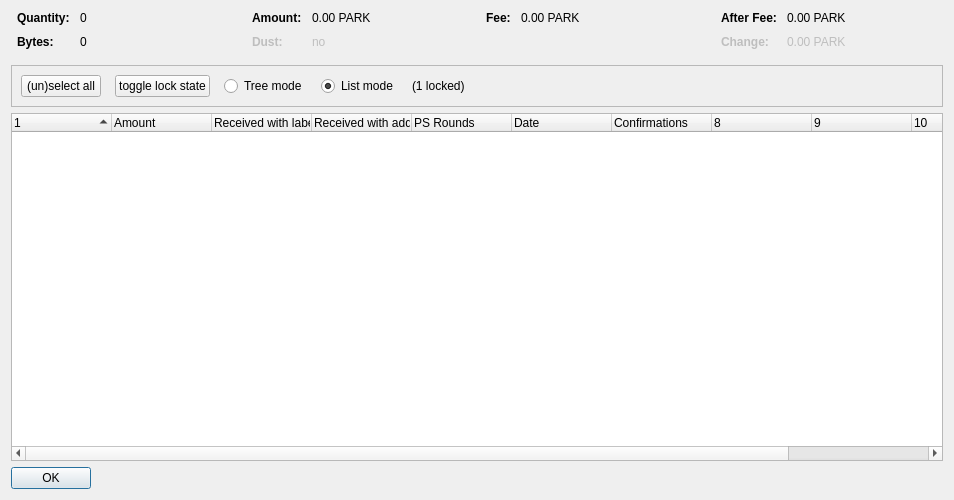
<?xml version="1.0" encoding="UTF-8"?>
<ui version="4.0">
 <class>CoinControlDialog</class>
 <widget class="QDialog" name="CoinControlDialog">
  <property name="geometry">
   <rect>
    <x>0</x>
    <y>0</y>
    <width>954</width>
    <height>500</height>
   </rect>
  </property>
  <property name="windowTitle">
   <string>Coin Selection</string>
  </property>
  <layout class="QVBoxLayout" name="verticalLayout">
   <item>
    <layout class="QHBoxLayout" name="horizontalLayoutTop" stretch="0,0,0,0">
     <property name="topMargin">
      <number>0</number>
     </property>
     <property name="bottomMargin">
      <number>10</number>
     </property>
     <item>
      <layout class="QFormLayout" name="formLayoutCoinControl1">
       <property name="horizontalSpacing">
        <number>10</number>
       </property>
       <property name="verticalSpacing">
        <number>10</number>
       </property>
       <property name="leftMargin">
        <number>6</number>
       </property>
       <property name="rightMargin">
        <number>6</number>
       </property>
       <item row="0" column="0">
        <widget class="QLabel" name="labelCoinControlQuantityText">
         <property name="font">
          <font>
           <weight>75</weight>
           <bold>true</bold>
          </font>
         </property>
         <property name="text">
          <string>Quantity:</string>
         </property>
        </widget>
       </item>
       <item row="0" column="1">
        <widget class="QLabel" name="labelCoinControlQuantity">
         <property name="cursor">
          <cursorShape>IBeamCursor</cursorShape>
         </property>
         <property name="contextMenuPolicy">
          <enum>Qt::ActionsContextMenu</enum>
         </property>
         <property name="text">
          <string notr="true">0</string>
         </property>
         <property name="textInteractionFlags">
          <set>Qt::LinksAccessibleByMouse|Qt::TextSelectableByKeyboard|Qt::TextSelectableByMouse</set>
         </property>
        </widget>
       </item>
       <item row="1" column="0">
        <widget class="QLabel" name="labelCoinControlBytesText">
         <property name="font">
          <font>
           <weight>75</weight>
           <bold>true</bold>
          </font>
         </property>
         <property name="text">
          <string>Bytes:</string>
         </property>
        </widget>
       </item>
       <item row="1" column="1">
        <widget class="QLabel" name="labelCoinControlBytes">
         <property name="cursor">
          <cursorShape>IBeamCursor</cursorShape>
         </property>
         <property name="contextMenuPolicy">
          <enum>Qt::ActionsContextMenu</enum>
         </property>
         <property name="text">
          <string notr="true">0</string>
         </property>
         <property name="textInteractionFlags">
          <set>Qt::LinksAccessibleByMouse|Qt::TextSelectableByKeyboard|Qt::TextSelectableByMouse</set>
         </property>
        </widget>
       </item>
      </layout>
     </item>
     <item>
      <layout class="QFormLayout" name="formLayoutCoinControl2">
       <property name="horizontalSpacing">
        <number>10</number>
       </property>
       <property name="verticalSpacing">
        <number>10</number>
       </property>
       <property name="leftMargin">
        <number>6</number>
       </property>
       <property name="rightMargin">
        <number>6</number>
       </property>
       <item row="0" column="0">
        <widget class="QLabel" name="labelCoinControlAmountText">
         <property name="font">
          <font>
           <weight>75</weight>
           <bold>true</bold>
          </font>
         </property>
         <property name="text">
          <string>Amount:</string>
         </property>
        </widget>
       </item>
       <item row="0" column="1">
        <widget class="QLabel" name="labelCoinControlAmount">
         <property name="cursor">
          <cursorShape>IBeamCursor</cursorShape>
         </property>
         <property name="contextMenuPolicy">
          <enum>Qt::ActionsContextMenu</enum>
         </property>
         <property name="text">
          <string notr="true">0.00 PARK</string>
         </property>
         <property name="textInteractionFlags">
          <set>Qt::LinksAccessibleByMouse|Qt::TextSelectableByKeyboard|Qt::TextSelectableByMouse</set>
         </property>
        </widget>
       </item>
       <item row="1" column="0">
        <widget class="QLabel" name="labelCoinControlLowOutputText">
         <property name="enabled">
          <bool>false</bool>
         </property>
         <property name="font">
          <font>
           <weight>75</weight>
           <bold>true</bold>
          </font>
         </property>
         <property name="text">
          <string>Dust:</string>
         </property>
        </widget>
       </item>
       <item row="1" column="1">
        <widget class="QLabel" name="labelCoinControlLowOutput">
         <property name="enabled">
          <bool>false</bool>
         </property>
         <property name="cursor">
          <cursorShape>IBeamCursor</cursorShape>
         </property>
         <property name="contextMenuPolicy">
          <enum>Qt::ActionsContextMenu</enum>
         </property>
         <property name="text">
          <string notr="true">no</string>
         </property>
         <property name="textInteractionFlags">
          <set>Qt::LinksAccessibleByMouse|Qt::TextSelectableByKeyboard|Qt::TextSelectableByMouse</set>
         </property>
        </widget>
       </item>
      </layout>
     </item>
     <item>
      <layout class="QFormLayout" name="formLayoutCoinControl3">
       <property name="horizontalSpacing">
        <number>10</number>
       </property>
       <property name="verticalSpacing">
        <number>10</number>
       </property>
       <property name="leftMargin">
        <number>6</number>
       </property>
       <property name="rightMargin">
        <number>6</number>
       </property>
       <item row="0" column="0">
        <widget class="QLabel" name="labelCoinControlFeeText">
         <property name="font">
          <font>
           <weight>75</weight>
           <bold>true</bold>
          </font>
         </property>
         <property name="text">
          <string>Fee:</string>
         </property>
        </widget>
       </item>
       <item row="0" column="1">
        <widget class="QLabel" name="labelCoinControlFee">
         <property name="cursor">
          <cursorShape>IBeamCursor</cursorShape>
         </property>
         <property name="contextMenuPolicy">
          <enum>Qt::ActionsContextMenu</enum>
         </property>
         <property name="text">
          <string notr="true">0.00 PARK</string>
         </property>
         <property name="textInteractionFlags">
          <set>Qt::LinksAccessibleByMouse|Qt::TextSelectableByKeyboard|Qt::TextSelectableByMouse</set>
         </property>
        </widget>
       </item>
      </layout>
     </item>
     <item>
      <layout class="QFormLayout" name="formLayoutCoinControl4">
       <property name="horizontalSpacing">
        <number>10</number>
       </property>
       <property name="verticalSpacing">
        <number>10</number>
       </property>
       <property name="leftMargin">
        <number>6</number>
       </property>
       <property name="rightMargin">
        <number>6</number>
       </property>
       <item row="0" column="0">
        <widget class="QLabel" name="labelCoinControlAfterFeeText">
         <property name="font">
          <font>
           <weight>75</weight>
           <bold>true</bold>
          </font>
         </property>
         <property name="text">
          <string>After Fee:</string>
         </property>
        </widget>
       </item>
       <item row="0" column="1">
        <widget class="QLabel" name="labelCoinControlAfterFee">
         <property name="cursor">
          <cursorShape>IBeamCursor</cursorShape>
         </property>
         <property name="contextMenuPolicy">
          <enum>Qt::ActionsContextMenu</enum>
         </property>
         <property name="text">
          <string notr="true">0.00 PARK</string>
         </property>
         <property name="textInteractionFlags">
          <set>Qt::LinksAccessibleByMouse|Qt::TextSelectableByKeyboard|Qt::TextSelectableByMouse</set>
         </property>
        </widget>
       </item>
       <item row="1" column="0">
        <widget class="QLabel" name="labelCoinControlChangeText">
         <property name="enabled">
          <bool>false</bool>
         </property>
         <property name="font">
          <font>
           <weight>75</weight>
           <bold>true</bold>
          </font>
         </property>
         <property name="text">
          <string>Change:</string>
         </property>
        </widget>
       </item>
       <item row="1" column="1">
        <widget class="QLabel" name="labelCoinControlChange">
         <property name="enabled">
          <bool>false</bool>
         </property>
         <property name="cursor">
          <cursorShape>IBeamCursor</cursorShape>
         </property>
         <property name="contextMenuPolicy">
          <enum>Qt::ActionsContextMenu</enum>
         </property>
         <property name="text">
          <string notr="true">0.00 PARK</string>
         </property>
         <property name="textInteractionFlags">
          <set>Qt::LinksAccessibleByMouse|Qt::TextSelectableByKeyboard|Qt::TextSelectableByMouse</set>
         </property>
        </widget>
       </item>
      </layout>
     </item>
    </layout>
   </item>
   <item>
    <widget class="QFrame" name="frame">
     <property name="minimumSize">
      <size>
       <width>0</width>
       <height>40</height>
      </size>
     </property>
     <property name="frameShape">
      <enum>QFrame::StyledPanel</enum>
     </property>
     <property name="frameShadow">
      <enum>QFrame::Sunken</enum>
     </property>
     <layout class="QHBoxLayout" name="horizontalLayout">
      <item>
       <layout class="QHBoxLayout" name="horizontalLayoutPanel" stretch="0,0,0,0,0,0">
        <property name="spacing">
         <number>14</number>
        </property>
        <item>
         <widget class="QPushButton" name="pushButtonSelectAll">
          <property name="sizePolicy">
           <sizepolicy hsizetype="Maximum" vsizetype="Fixed">
            <horstretch>0</horstretch>
            <verstretch>0</verstretch>
           </sizepolicy>
          </property>
          <property name="text">
           <string>(un)select all</string>
          </property>
          <property name="autoDefault">
           <bool>false</bool>
          </property>
         </widget>
        </item>
        <item>
         <widget class="QPushButton" name="pushButtonToggleLock">
          <property name="sizePolicy">
           <sizepolicy hsizetype="Maximum" vsizetype="Fixed">
            <horstretch>0</horstretch>
            <verstretch>0</verstretch>
           </sizepolicy>
          </property>
          <property name="text">
           <string>toggle lock state</string>
          </property>
          <property name="autoDefault">
           <bool>false</bool>
          </property>
         </widget>
        </item>
        <item>
         <widget class="QRadioButton" name="radioTreeMode">
          <property name="sizePolicy">
           <sizepolicy hsizetype="Maximum" vsizetype="Fixed">
            <horstretch>0</horstretch>
            <verstretch>0</verstretch>
           </sizepolicy>
          </property>
          <property name="text">
           <string>Tree mode</string>
          </property>
         </widget>
        </item>
        <item>
         <widget class="QRadioButton" name="radioListMode">
          <property name="sizePolicy">
           <sizepolicy hsizetype="Maximum" vsizetype="Fixed">
            <horstretch>0</horstretch>
            <verstretch>0</verstretch>
           </sizepolicy>
          </property>
          <property name="text">
           <string>List mode</string>
          </property>
          <property name="checked">
           <bool>true</bool>
          </property>
         </widget>
        </item>
        <item>
         <widget class="QLabel" name="labelLocked">
          <property name="text">
           <string>(1 locked)</string>
          </property>
         </widget>
        </item>
        <item>
         <spacer name="horizontalSpacer">
          <property name="orientation">
           <enum>Qt::Horizontal</enum>
          </property>
          <property name="sizeHint" stdset="0">
           <size>
            <width>40</width>
            <height>20</height>
           </size>
          </property>
         </spacer>
        </item>
       </layout>
      </item>
     </layout>
    </widget>
   </item>
   <item>
    <widget class="CoinControlTreeWidget" name="treeWidget">
     <property name="contextMenuPolicy">
      <enum>Qt::CustomContextMenu</enum>
     </property>
     <property name="sortingEnabled">
      <bool>false</bool>
     </property>
     <property name="columnCount">
      <number>11</number>
     </property>
     <attribute name="headerShowSortIndicator" stdset="0">
      <bool>true</bool>
     </attribute>
     <attribute name="headerStretchLastSection">
      <bool>false</bool>
     </attribute>
     <column>
      <property name="text">
       <string/>
      </property>
     </column>
     <column>
      <property name="text">
       <string>Amount</string>
      </property>
     </column>
     <column>
      <property name="text">
       <string>Received with label</string>
      </property>
     </column>
     <column>
      <property name="text">
       <string>Received with address</string>
      </property>
     </column>
     <column>
      <property name="text">
       <string>PS Rounds</string>
      </property>
     </column>
     <column>
      <property name="text">
       <string>Date</string>
      </property>
     </column>
     <column>
      <property name="text">
       <string>Confirmations</string>
      </property>
      <property name="toolTip">
       <string>Confirmed</string>
      </property>
     </column>
     <column>
      <property name="text">
       <string/>
      </property>
     </column>
     <column>
      <property name="text">
       <string/>
      </property>
     </column>
     <column>
      <property name="text">
       <string/>
      </property>
     </column>
     <column>
      <property name="text">
       <string/>
      </property>
     </column>
    </widget>
   </item>
   <item>
    <widget class="QDialogButtonBox" name="buttonBox">
     <property name="sizePolicy">
      <sizepolicy hsizetype="Maximum" vsizetype="Fixed">
       <horstretch>0</horstretch>
       <verstretch>0</verstretch>
      </sizepolicy>
     </property>
     <property name="orientation">
      <enum>Qt::Horizontal</enum>
     </property>
     <property name="standardButtons">
      <set>QDialogButtonBox::Ok</set>
     </property>
    </widget>
   </item>
  </layout>
 </widget>
 <customwidgets>
  <customwidget>
   <class>CoinControlTreeWidget</class>
   <extends>QTreeWidget</extends>
   <header>coincontroltreewidget.h</header>
  </customwidget>
 </customwidgets>
 <resources/>
 <connections/>
</ui>
